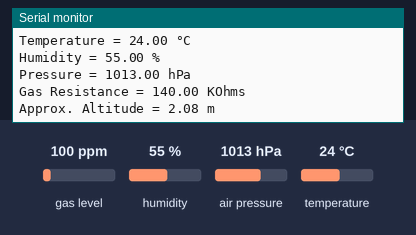
The sketch below on a simulated ESP32. Shown: the last lines printed to the serial monitor. The test bench sets the inputs (shaded band); at power-on: gas level 100 ppm, humidity 55 %, air pressure 1013 hPa, temperature 24 °C.

Above: at 1.2 s.
1.3 s: gas level set to 20 ppm
At 2.7 s:
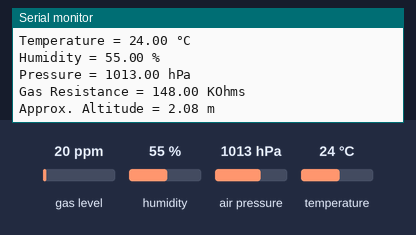
2.8 s: humidity set to 22 %
4.3 s: air pressure set to 952 hPa
At 5.5 s:
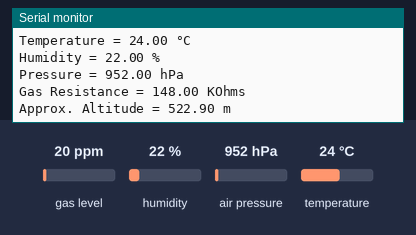

The sketch:

Wiring.ino
```cpp
//BME680, and ESP32 Dev board USBC,
// I want to printout outputs of all the sensor readings.
//Yellow from BME680 is connected D32 in communication lane of Breadboard parallel to ESP32.
//Blue from BME680 is connected to D26 in communication lane of Breadboard parallel to ESP32.
//  Black from BME680 is connected to GND parallel to the communication lane of ESP32. RED from BME680 is connected to VIN parallel to ESP32 in communication lane.
//
//
```

BME680.ino
```cpp
#include <Wire.h>
#include <Adafruit_Sensor.h>
#include "Adafruit_BME680.h"

#define I2C_SDA 26  // Blue wire from BME680
#define I2C_SCL 32  // Yellow wire from BME680
#define SEALEVELPRESSURE_HPA (1013.25)

TwoWire I2C_BME = TwoWire(0);
Adafruit_BME680 bme;

void setup() {
  Serial.begin(115200);
  while (!Serial) delay(10);  // Wait for Serial

  Serial.println(F("BME680 test with custom I2C pins!"));

  // Initialize custom I2C bus
  I2C_BME.begin(I2C_SDA, I2C_SCL, 100000);  // 100kHz frequency [web:11][page:1]

  if (!bme.begin(0x77, &I2C_BME)) {  // Try 0x77 first; change to 0x76 if needed
    Serial.println(F("Could not find valid BME680 sensor, check wiring/I2C address!"));
    while (1) delay(10);
  }

  // Configure sensor
  bme.setTemperatureOversampling(BME680_OS_8X);
  bme.setHumidityOversampling(BME680_OS_2X);
  bme.setPressureOversampling(BME680_OS_4X);
  bme.setIIRFilterSize(BME680_FILTER_SIZE_3);
  bme.setGasHeater(320, 150);  // 320°C for 150 ms [web:1][page:2]
  Serial.println(F("BME680 ready!"));
}

void loop() {
  unsigned long endTime = bme.beginReading();
  if (endTime == 0) {
    Serial.println(F("Failed to begin reading!"));
    delay(2000);
    return;
  }

  if (!bme.endReading()) {
    Serial.println(F("Failed to complete reading!"));
    delay(2000);
    return;
  }

  // Print all readings
  Serial.print(F("Temperature = "));
  Serial.print(bme.temperature);
  Serial.println(F(" °C"));

  Serial.print(F("Humidity = "));
  Serial.print(bme.humidity);
  Serial.println(F(" %"));

  Serial.print(F("Pressure = "));
  Serial.print(bme.pressure / 100.0);
  Serial.println(F(" hPa"));

  Serial.print(F("Gas Resistance = "));
  Serial.print(bme.gas_resistance / 1000.0);
  Serial.println(F(" KOhms"));

  Serial.print(F("Approx. Altitude = "));
  Serial.print(bme.readAltitude(SEALEVELPRESSURE_HPA));
  Serial.println(F(" m"));

  Serial.println();  // Blank line
  delay(2000);
}
```

Measured:
- after the input at 1.3 s, the serial monitor: prints a new line after 1.0 s (image 1)
- after the input at 4.3 s, the serial monitor: prints a new line after 0.17 s (image 2)
